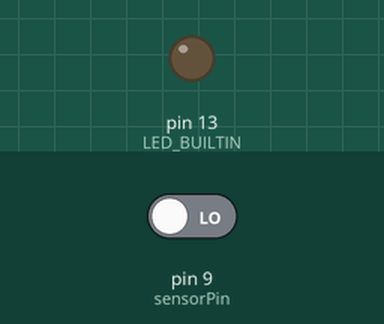
Recording of a sketch running on a simulated Arduino Uno, built with avr-gcc and run on an emulated ATmega328P. Shown: output pins drawn as LEDs (lit = HIGH). The inputs (shaded band) are chosen by the test bench; at power-on: pin 9 (sensorPin) LOW.

Above: at 1.2 s.
1.3 s: pin 9 (sensorPin) driven HIGH
At 1.8 s:
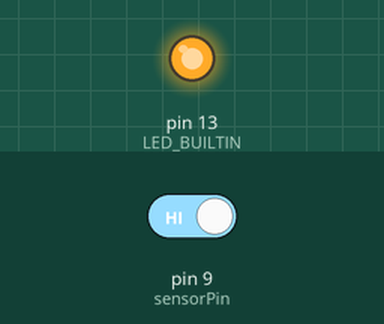
4.3 s: pin 9 (sensorPin) driven LOW
At 4.6 s:
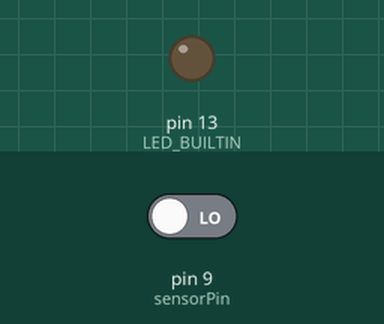
Timing chart, 0 to 7.3 s (numbered marks = the images above; inputs shaded):
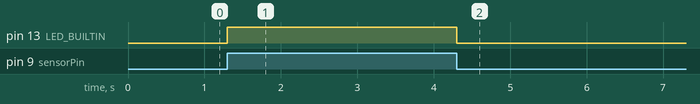

Measured:
- after the input at 1.3 s, pin 13 (LED_BUILTIN): LOW → HIGH at once
- after the input at 4.3 s, pin 13 (LED_BUILTIN): HIGH → LOW at once

The sketch:

IR.ino
```cpp
const int sensorPin = 9;

void setup() {
  Serial.begin(9600);   //iniciar puerto serie
  pinMode(sensorPin , INPUT);  //definir pin como entrada
  pinMode(LED_BUILTIN, OUTPUT);
}

void loop(){
  int value = 0;
  value = digitalRead(sensorPin );  //lectura digital de pin

  if (value == HIGH) {
      digitalWrite(LED_BUILTIN, HIGH);
  }
  delay(100);
  digitalWrite(LED_BUILTIN, LOW);
}
```
